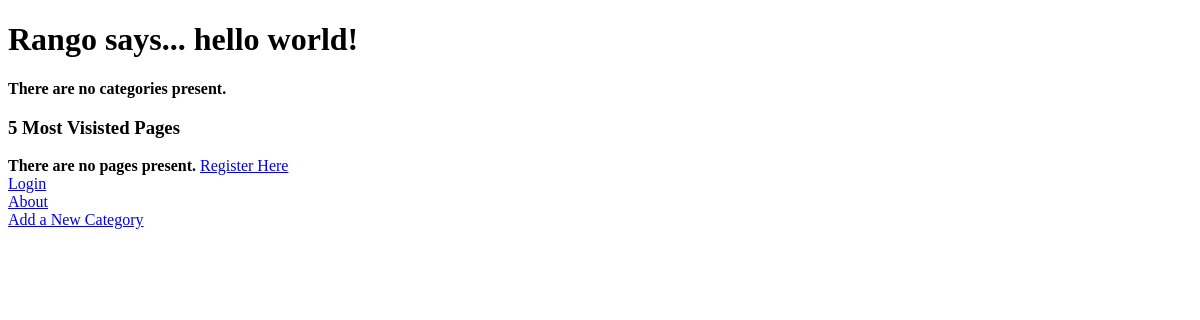
/rango/, run on an earlier commit of the app's database.
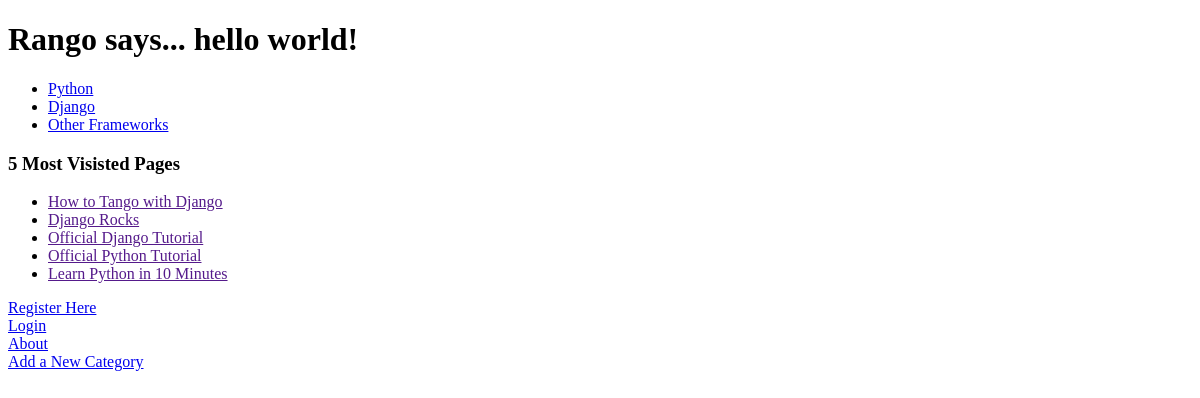
And on a later commit of the database.
### rango/models.py (models this page shows, shortened)
class Category(models.Model):
    name = models.CharField(max_length=128, unique=True)
    views = models.IntegerField(default=0)
    likes = models.IntegerField(default=0)
    slug = models.SlugField()

class Page(models.Model):
    category = models.ForeignKey(Category)
    title = models.CharField(max_length=128)
    url = models.URLField()
    views = models.IntegerField(default=0)

### rango/views.py (the view)
def index(request):
    category_list = Category.objects.order_by('-likes')[:5]
    pages_list = Page.objects.order_by("-views")[:5]
    context_dict = {'categories': category_list,'pages':pages_list}
    return render(request, 'rango/index.html', context_dict)

### templates/rango/index.html (shortened to what this page needs)
<!DOCTYPE html>
<html>
    <head>
    </head>
    <body>
        {% if user.is_authenticated %}
            <h1>Rango says... hello {{ user.username }}!</h1>
        {% else %}
            <h1>Rango says... hello world!</h1>
        {% endif %}
        {% if categories %}
            <ul>
                {% for category in categories %}
                <li><a href="/rango/category/{{ category.slug }}">{{ category.name }}</a></li>
                {% endfor %}
            </ul>
       {% else %}
            <strong>There are no categories present.</strong>
       {% endif %}
        <h3>5 Most Visisted Pages</h3>
        {% if pages %}
            <ul>
                {% for page in pages %}
                <li><a href="{{ category.url }}">{{ page.title }}</a></li>
                {% endfor %}
            </ul>
       {% else %}
            <strong>There are no pages present.</strong>
       {% endif %}
        {% if user.is_authenticated %}
            <a href="/rango/restricted/">Restricted Page</a><br />
            <a href="/rango/logout/">Logout</a><br />
        {% else %}
            <a href="/rango/register/">Register Here</a><br />
            <a href="/rango/login/">Login</a><br />
        {% endif %}
        <a href="/rango/about/">About</a><br/>
        <a href="/rango/add_category/">Add a New Category</a><br />
    </body>
</html>

What changed in the data, as far as the page shows it:
added Category: name "Python"
added Category: name "Django"
added Category: name "Other Frameworks"
added Page: title "How to Tango with Django"
added Page: title "Django Rocks"
added Page: title "Official Django Tutorial"
added Page: title "Official Python Tutorial"
added Page: title "Learn Python in 10 Minutes"
Also different on the page:
text no longer shown: "There are no categories present. There are no pages present."
